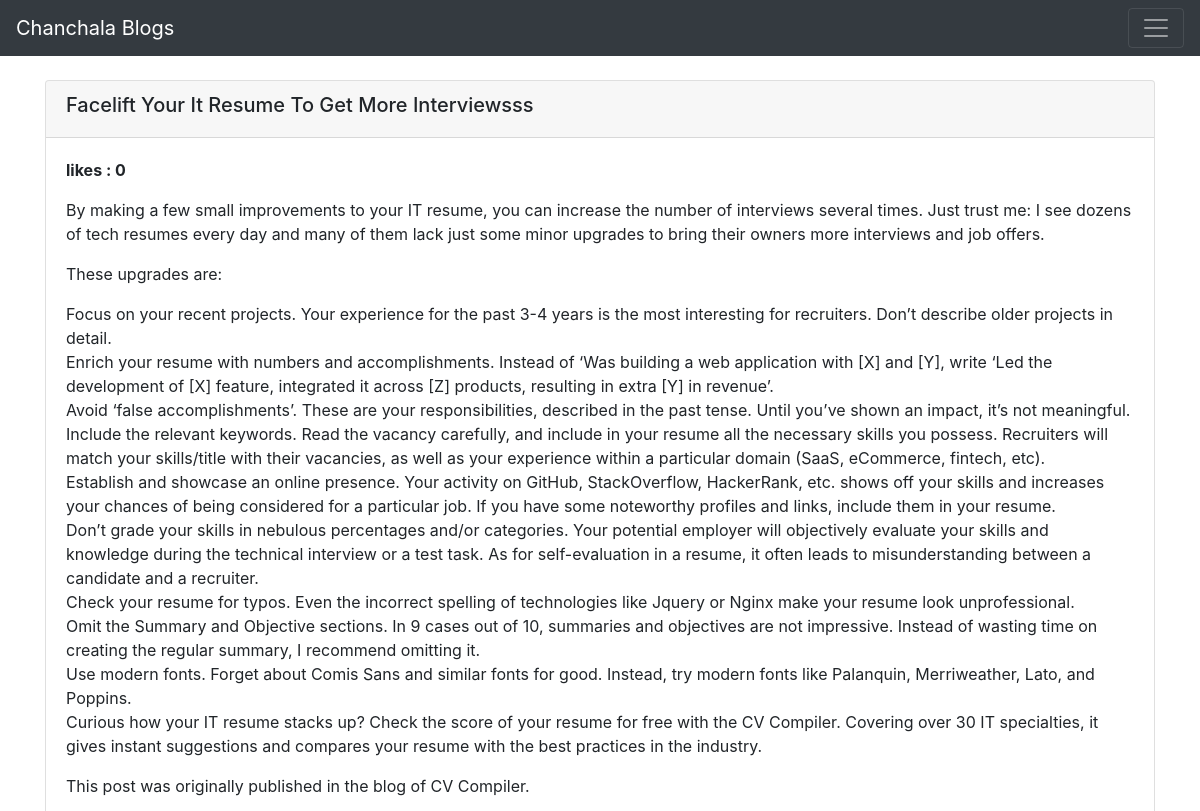
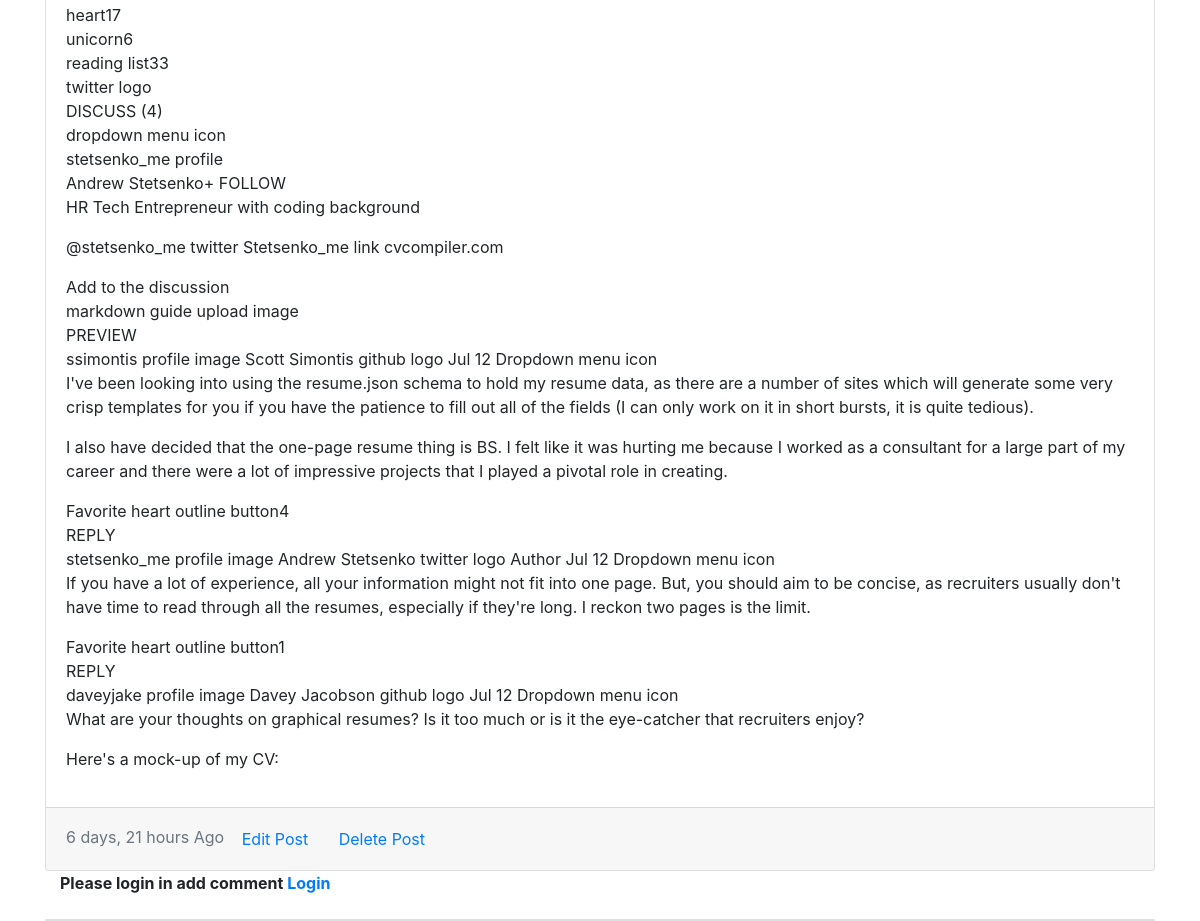
The app's page /detail/12/, older data (2 pictures, top to bottom).
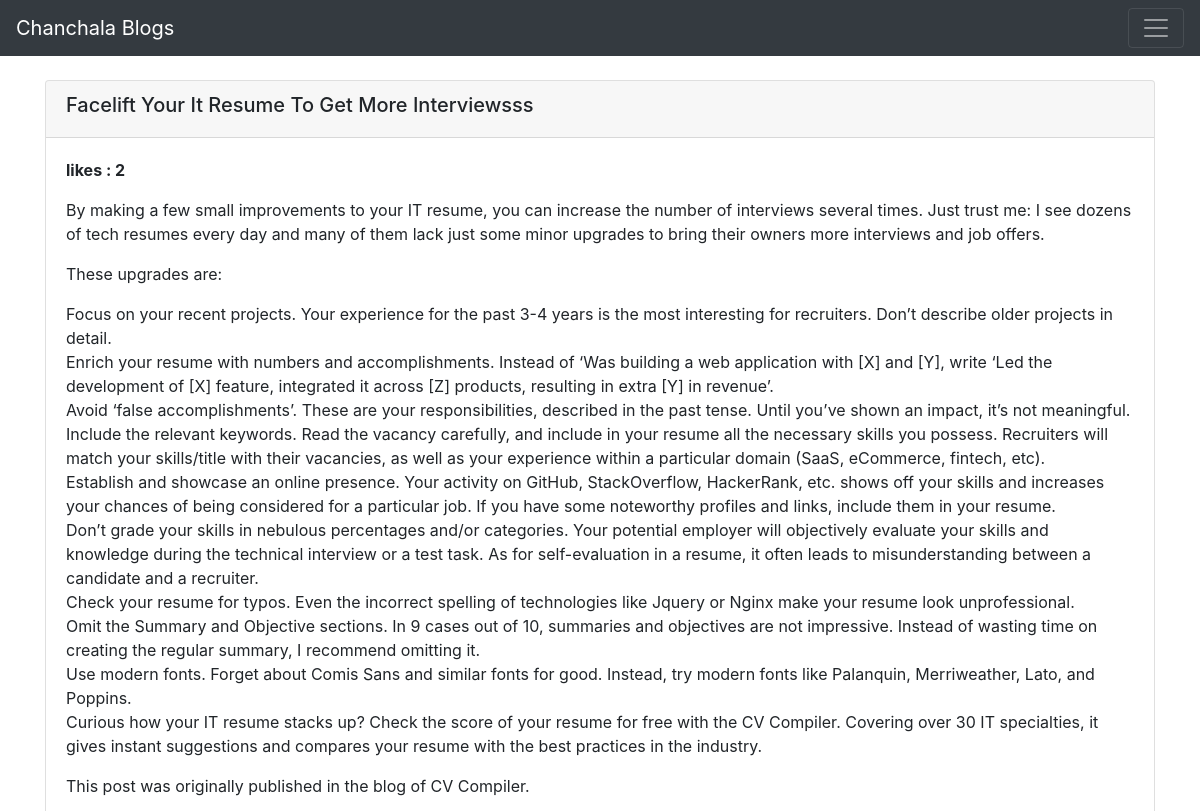
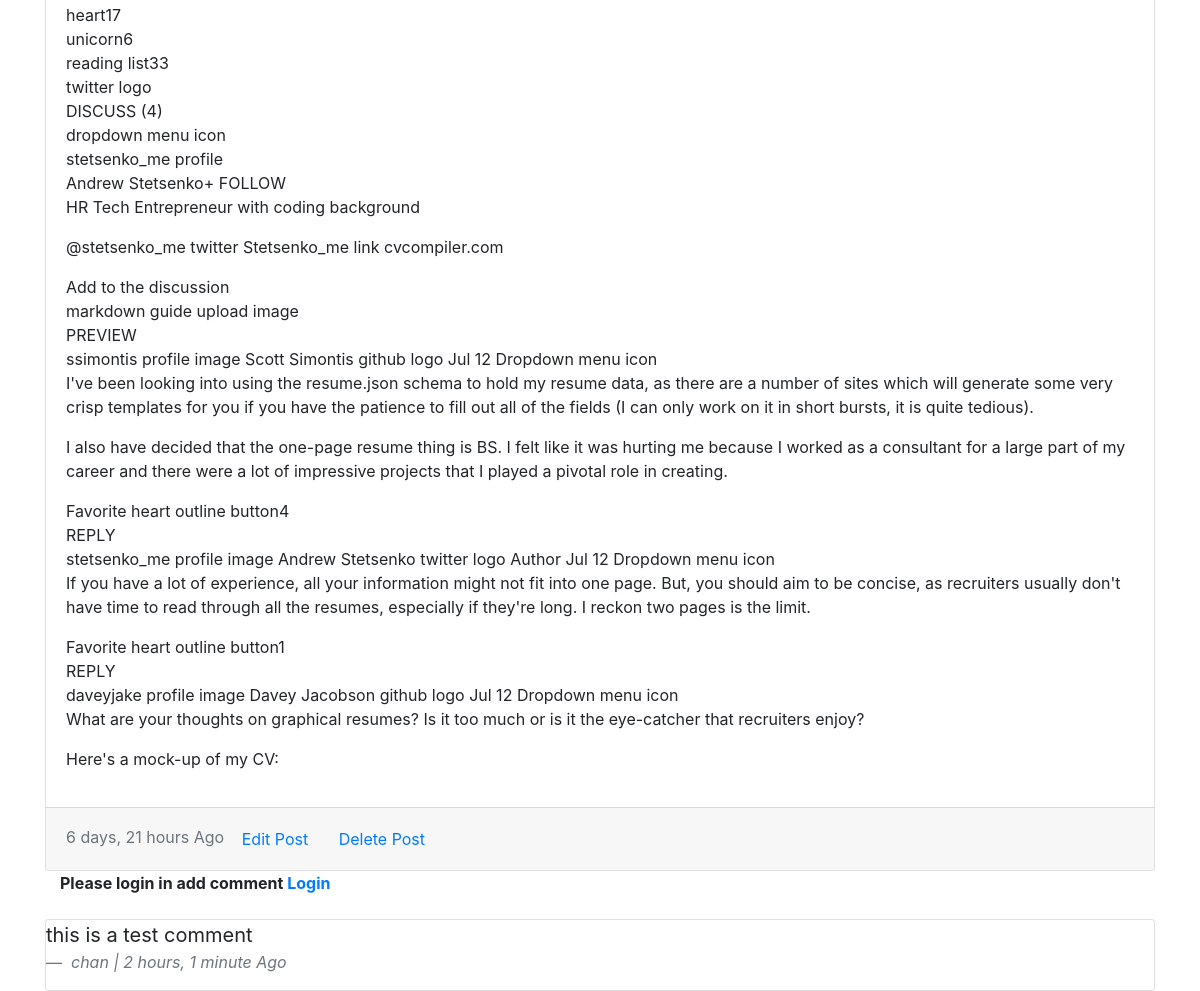
The same page, newer data (2 pictures, top to bottom).
### blog/models.py (models this page shows, shortened)
class BlogPost(models.Model):
    author = models.ForeignKey(User,on_delete=models.CASCADE)
    title  = models.CharField(max_length=180)
    content = models.TextField()
    updated_at = models.DateTimeField(auto_now=True)
    created_at = models.DateTimeField(auto_now_add=True)
    likes = models.ManyToManyField(User, related_name='post_likes', null=True, blank=True)
    class Meta:
        ordering = ['-created_at']

class Comment(models.Model):
    post = models.ForeignKey(BlogPost, on_delete=models.CASCADE)
    comment_by = models.ForeignKey(User, on_delete=models.CASCADE)
    comment_text = models.CharField(max_length=200)
    created_at = models.DateTimeField(auto_now_add=True)
    updated_at = models.DateTimeField(auto_now=True)
    class Meta:
        ordering = ['-created_at']

### blog/views.py (the view, shortened to what this page needs)
# urls.py: path('detail/<int:id>/',detail, name='detail'),
def detail(request,id):
    form = CreateCommentForm(request.POST or None)
    post = get_object_or_404(BlogPost, pk=id)
    comments = post.comment_set.all()
    context = {'post':post,'comments':comments, 'form':form}
    return render(request, 'detail.html',context)

### blog/templates/detail.html (shortened to what this page needs)
{% extends 'base.html' %}
{% load crispy_forms_tags %}
{% block content %}
<div class="card  mt-4">
        <div class="card-header">
          <h5>{{post.title|title}}</h5>
        </div>
        <div class="card-body">
          <strong>likes : {{post.likes.count}}  </strong>
          <p class="card-text">{{post.content|linebreaks}}</p>
        </div>
        <div class="card-footer text-muted">
          {{post.created_at|timesince}} Ago
          <button type="button" class="btn btn-link"><a href="{% url 'edit_post' post.pk %}">Edit Post</a></button>
          <button type="button" class="btn btn-link"><a href="{% url 'delete_post' post.pk %}">Delete Post</a></button>
        </div>
</div>
<div class="container">
    {% if request.user.is_authenticated %}
  <form action="" method="post">{% csrf_token %}
    {{form|crispy}}
    <button class="btn-success btn">Comment</button>
  </form>
  {% else %}
  <strong>Please login in add comment <a href="/admin">Login</a></strong>
  {% endif %}
</div>
<div class="card  mt-4">
{% for comment in comments %}
<blockquote class="blockquote text-left">
  <p class="mb-0">{{comment.comment_text}}</p>
  <footer class="blockquote-footer"> <cite title="Source Title">{{comment.comment_by}} | {{comment.created_at|timesince}} Ago</cite></footer>
</blockquote>
{% endfor %}
{% endblock content %}

### blog/templates/base.html (shortened to what this page needs)
<!doctype html>
<html lang="en">
  <head>
    <link rel="stylesheet" href="https://stackpath.bootstrapcdn.com/bootstrap/4.3.1/css/bootstrap.min.css">
  </head>
  <body>
        <nav class="navbar navbar-dark bg-dark">
                <a class="navbar-brand" href="{% url 'home' %}">Chanchala Blogs</a>
                <button class="navbar-toggler" type="button" data-toggle="collapse" data-target="#navbarNavDropdown" aria-controls="navbarNavDropdown" aria-expanded="false" aria-label="Toggle navigation">
                  <span class="navbar-toggler-icon"></span>
                </button>
         </nav>
    <div class="container">
        {% block content %}
        {% endblock content %}
    </div>
  </body>
</html>

Row changes from the older to the newer data that the page shows:
changed BlogPost "Facelift Your It Resume To Get More Interviewsss": likes.count "0" → "2"
added Comment: comment_text "this is a test comment", comment_by "chan", created_at "2 hours, 1 minute"
